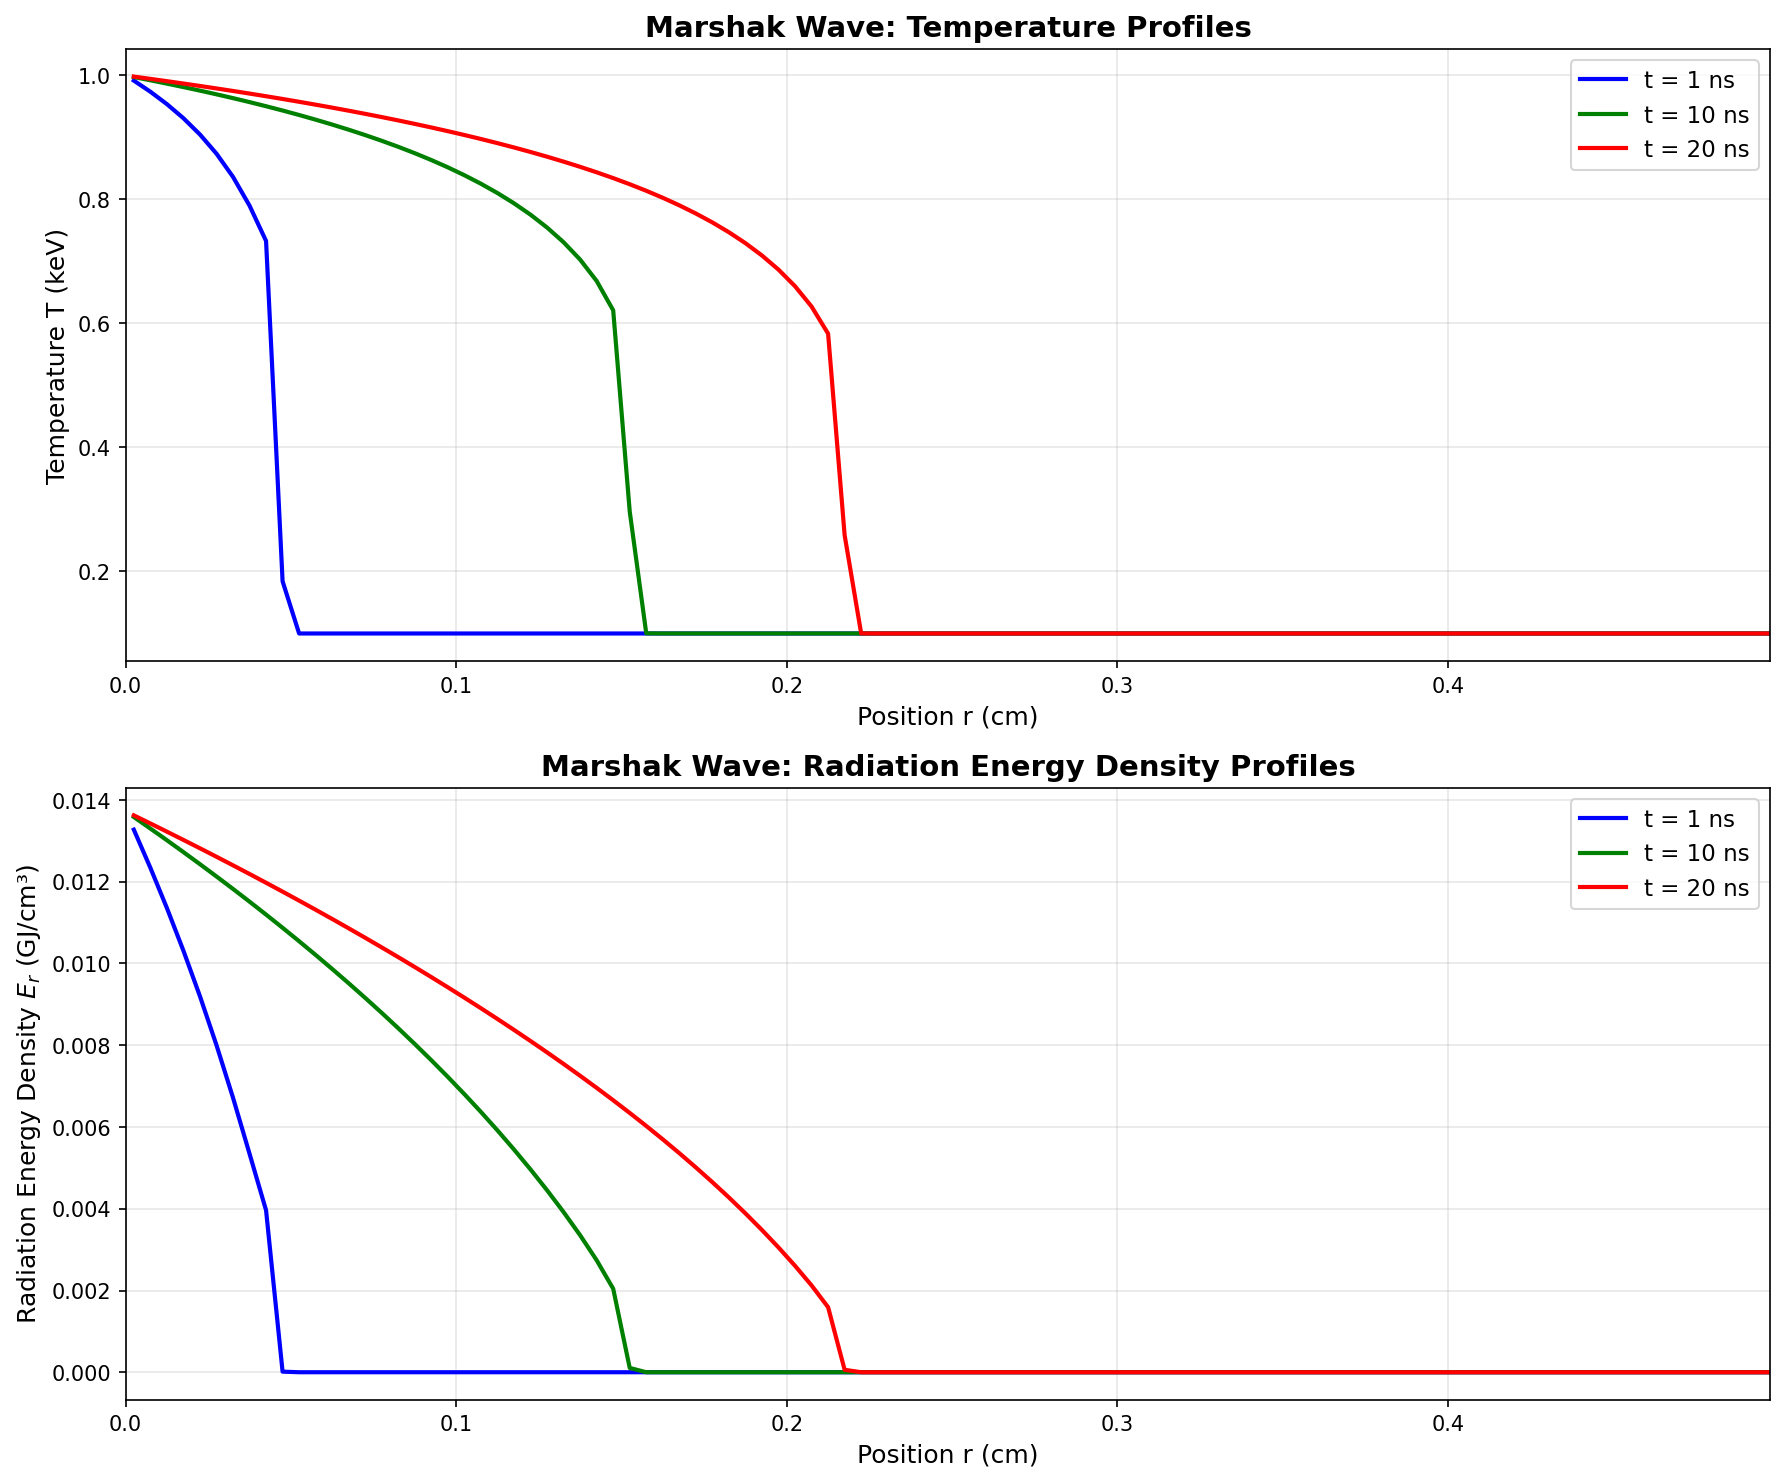

Here is the Python script that generated this plot:
#!/usr/bin/env python3
"""
Marshak Wave Problem
Classic radiative heat wave test problem

Problem setup:
- Left boundary: incoming flux from blackbody at 1 keV
- Material opacity: σ_R = 300 * T^-3 (cm^-1, T in keV)
- Heat capacity: c_v = 0.3 GJ/(cm^3·keV)
- Plot solutions at 10, 30, and 50 ns
"""

import numpy as np
import matplotlib.pyplot as plt
from oneDFV import (
    RadiationDiffusionSolver, 
    temperature_from_Er, 
    A_RAD, 
    C_LIGHT,
    RHO
)


# =============================================================================
# MARSHAK WAVE MATERIAL PROPERTIES
# =============================================================================

def marshak_opacity(Er):
    """Temperature-dependent Rosseland opacity: σ_R = 300 * T^-3
    
    Parameters:
    -----------
    Er : float
        Radiation energy density (GJ/cm^3)
    
    Returns:
    --------
    sigma_R : float
        Rosseland opacity (cm^-1)
    """
    T = temperature_from_Er(Er)  # keV
    n = 3
    T_min = 0.05  # Minimum temperature to prevent overflow (keV)
    if T < T_min:
        T = T_min
    return 300.0 * T**(-n)


def marshak_specific_heat(T):
    """Specific heat: c_v = 0.3 GJ/(cm^3·keV)
    
    Note: This is volumetric heat capacity, but the solver expects
    specific heat per unit mass. We'll use c_v/ρ.
    
    Parameters:
    -----------
    T : float
        Temperature (keV)
    
    Returns:
    --------
    cv : float
        Specific heat capacity per unit mass (GJ/(g·keV))
    """
    cv_volumetric = 0.3  # GJ/(cm^3·keV)
    return cv_volumetric / RHO  # GJ/(g·keV)


def marshak_material_energy(T):
    """Material energy density: e = c_v * T (volumetric)
    
    Parameters:
    -----------
    T : float
        Temperature (keV)
    
    Returns:
    --------
    e : float
        Material energy density (GJ/cm^3)
    """
    cv_volumetric = 0.3  # GJ/(cm^3·keV)
    return cv_volumetric * T


# =============================================================================
# MARSHAK WAVE BOUNDARY CONDITIONS
# =============================================================================

def marshak_left_bc(Er, x):
    """Left boundary: incoming flux from blackbody at T = 1 keV
    
    For a blackbody boundary, we use:
    - Incoming flux: F_in = σ_SB * T_bc^4
    - Boundary condition: F = F_in - D * dE_r/dx
    
    This gives Robin BC: A*E_r + B*(dE_r/dx) = C
    where we relate it to the flux condition.
    
    For radiation: F = -D * dE_r/dx at boundary
    Blackbody BC: F = (c/4) * E_r_bc - c/(4) * E_r (approximately)
    
    More accurately, use: E_r = a*T_bc^4 at boundary (Dirichlet)
    or use flux condition with D * dE_r/dx = c/4 * (E_r_bc - E_r)
    """
    T_bc = 1.0  # keV (blackbody temperature)
    Er_bc = A_RAD * T_bc**4  # Radiation energy density at T_bc
    
    # Use Dirichlet BC: E_r = Er_bc at boundary
    # Now implemented via numerical flux, so works with nonlinear corrections
    return 1.0, 0.0, Er_bc  # A*E_r + B*dE_r/dx = C -> E_r = Er_bc


def marshak_right_bc(Er, x):
    """Right boundary: zero incoming flux (or zero gradient)
    
    Use zero flux condition: dE_r/dx = 0
    This is Robin BC with: 0*E_r + 1*(dE_r/dx) = 0
    """
    return 0.0, 1.0, 0.0  # A, B, C: 0*E_r + 1*dE_r/dx = 0


# =============================================================================
# MARSHAK WAVE SIMULATION
# =============================================================================

def run_marshak_wave():
    """Run Marshak wave simulation and plot results at specified times"""
    
    print("="*60)
    print("Marshak Wave Problem")
    print("="*60)
    print("Material properties:")
    print("  Opacity: σ_R = 300 * T^-3 (cm^-1)")
    print("  Heat capacity: c_v = 0.3 GJ/(cm^3·keV)")
    print("  Left BC: Blackbody at T = 1 keV")
    print("  Right BC: Zero flux")
    print("="*60)
    
    # Problem setup
    r_min = 0.0    # cm
    r_max = 0.5   # cm (adjust as needed for wave propagation)
    n_cells = 100  # Fine mesh for capturing wave front
    
    # Time stepping parameters
    dt = 0.01  # ns (start with small time step)
    target_times = [1.0, 10.0, 20.0]  # ns
    
    # Create solver with Marshak wave properties
    solver = RadiationDiffusionSolver(
        r_min=r_min, 
        r_max=r_max, 
        n_cells=n_cells, 
        d=0,  # Planar geometry
        dt=dt,
        max_newton_iter=20,
        newton_tol=1e-8,
        rosseland_opacity_func=marshak_opacity,
        specific_heat_func=marshak_specific_heat,
        material_energy_func=marshak_material_energy,
        left_bc_func=marshak_left_bc,
        right_bc_func=marshak_right_bc
    )
    
    # Enable nonlinear corrections with limiter for stability
    # Limiter prevents NL correction from dominating and causing oscillations
    solver.use_nonlinear_correction = True
    solver.use_secant_derivative = True
    solver.max_newton_iter_per_step = 50  # Use more Newton iterations for convergence
    solver.nonlinear_skip_boundary_cells = 0  # Skip cells near Dirichlet boundaries
    solver.nonlinear_limiter = 0.0  # Limit NL correction to 0% of linear term (effectively no NL correction)
    
    # Initial condition: cold material (low temperature)
    def initial_Er(r):
        T_init = 0.1  # keV (cold but not too small to avoid numerical issues)
        return np.full_like(r, A_RAD * T_init**4)
    
    solver.set_initial_condition(initial_Er)
    
    # Time evolution
    print("\nTime evolution:")
    current_time = 0.0
    solutions = []
    
    for target_time in target_times:
        while current_time < target_time:
            # Adjust time step if needed to hit target exactly
            if current_time + dt > target_time:
                steps_needed = 1
                temp_dt = target_time - current_time
                solver.dt = temp_dt
            else:
                steps_needed = 1
            
            solver.time_step(n_steps=steps_needed, verbose=False)
            current_time += solver.dt
            print(f"  Time: {current_time:.3f} ns")
            
            # Restore dt if we temporarily changed it
            if solver.dt != dt:
                solver.dt = dt
        
        # Store solution at target time
        r, Er = solver.get_solution()
        T = temperature_from_Er(Er)
        solutions.append((current_time, r.copy(), Er.copy(), T.copy()))
        print(f"  t = {current_time:.1f} ns: max T = {T.max():.4f} keV, max E_r = {Er.max():.4e} GJ/cm^3")
    
    return solutions, solver


def plot_marshak_wave(solutions):
    """Plot Marshak wave solutions"""
    
    fig, axes = plt.subplots(2, 1, figsize=(12, 10))
    
    colors = ['blue', 'green', 'red']
    
    # Plot temperature profiles
    ax = axes[0]
    for (t, r, Er, T), color in zip(solutions, colors):
        ax.plot(r, T, color=color, linewidth=2, label=f't = {t:.0f} ns')
    
    ax.set_xlabel('Position r (cm)', fontsize=12)
    ax.set_ylabel('Temperature T (keV)', fontsize=12)
    ax.set_title('Marshak Wave: Temperature Profiles', fontsize=14, fontweight='bold')
    ax.grid(True, alpha=0.3)
    ax.legend(fontsize=11)
    ax.set_xlim(0, solutions[-1][1][-1])
    
    # Plot radiation energy density profiles
    ax = axes[1]
    for (t, r, Er, T), color in zip(solutions, colors):
        ax.plot(r, Er, color=color, linewidth=2, label=f't = {t:.0f} ns')
    
    ax.set_xlabel('Position r (cm)', fontsize=12)
    ax.set_ylabel('Radiation Energy Density $E_r$ (GJ/cm³)', fontsize=12)
    ax.set_title('Marshak Wave: Radiation Energy Density Profiles', fontsize=14, fontweight='bold')
    ax.grid(True, alpha=0.3)
    ax.legend(fontsize=11)
    ax.set_xlim(0, solutions[-1][1][-1])
    
    plt.tight_layout()
    plt.savefig('marshak_wave.png', dpi=150, bbox_inches='tight')
    print("\nPlot saved as 'marshak_wave.png'")
    plt.show()


def plot_material_properties():
    """Plot material properties as functions of temperature"""
    
    T_range = np.logspace(-2, 0.5, 200)  # 0.01 to ~3 keV
    Er_range = A_RAD * T_range**4
    
    sigma_R = np.array([marshak_opacity(Er) for Er in Er_range])
    D = C_LIGHT / (3.0 * sigma_R)  # Diffusion coefficient
    
    fig, axes = plt.subplots(2, 1, figsize=(10, 8))
    
    # Opacity vs temperature
    ax = axes[0]
    ax.loglog(T_range, sigma_R, 'b-', linewidth=2)
    ax.set_xlabel('Temperature T (keV)', fontsize=12)
    ax.set_ylabel('Opacity $\\sigma_R$ (cm$^{-1}$)', fontsize=12)
    ax.set_title('Rosseland Opacity: $\\sigma_R = 300 \\cdot T^{-3}$', fontsize=13, fontweight='bold')
    ax.grid(True, alpha=0.3, which='both')
    
    # Diffusion coefficient vs temperature
    ax = axes[1]
    ax.loglog(T_range, D, 'r-', linewidth=2)
    ax.set_xlabel('Temperature T (keV)', fontsize=12)
    ax.set_ylabel('Diffusion Coefficient $D$ (cm²/ns)', fontsize=12)
    ax.set_title('Diffusion Coefficient: $D = c/(3\\sigma_R)$', fontsize=13, fontweight='bold')
    ax.grid(True, alpha=0.3, which='both')
    
    plt.tight_layout()
    plt.savefig('marshak_material_properties.png', dpi=150, bbox_inches='tight')
    print("Material properties plot saved as 'marshak_material_properties.png'")
    plt.show()


# =============================================================================
# MAIN EXECUTION
# =============================================================================

def main():
    """Main execution function"""
    
    # Plot material properties
    #print("\nPlotting material properties...")
    #plot_material_properties()
    
    # Run Marshak wave simulation
    print("\nRunning Marshak wave simulation...")
    solutions, solver = run_marshak_wave()
    
    # Plot results
    print("\nPlotting Marshak wave results...")
    plot_marshak_wave(solutions)
    
    print("\n" + "="*60)
    print("Marshak wave simulation completed successfully!")
    print("="*60)


if __name__ == "__main__":
    main()
